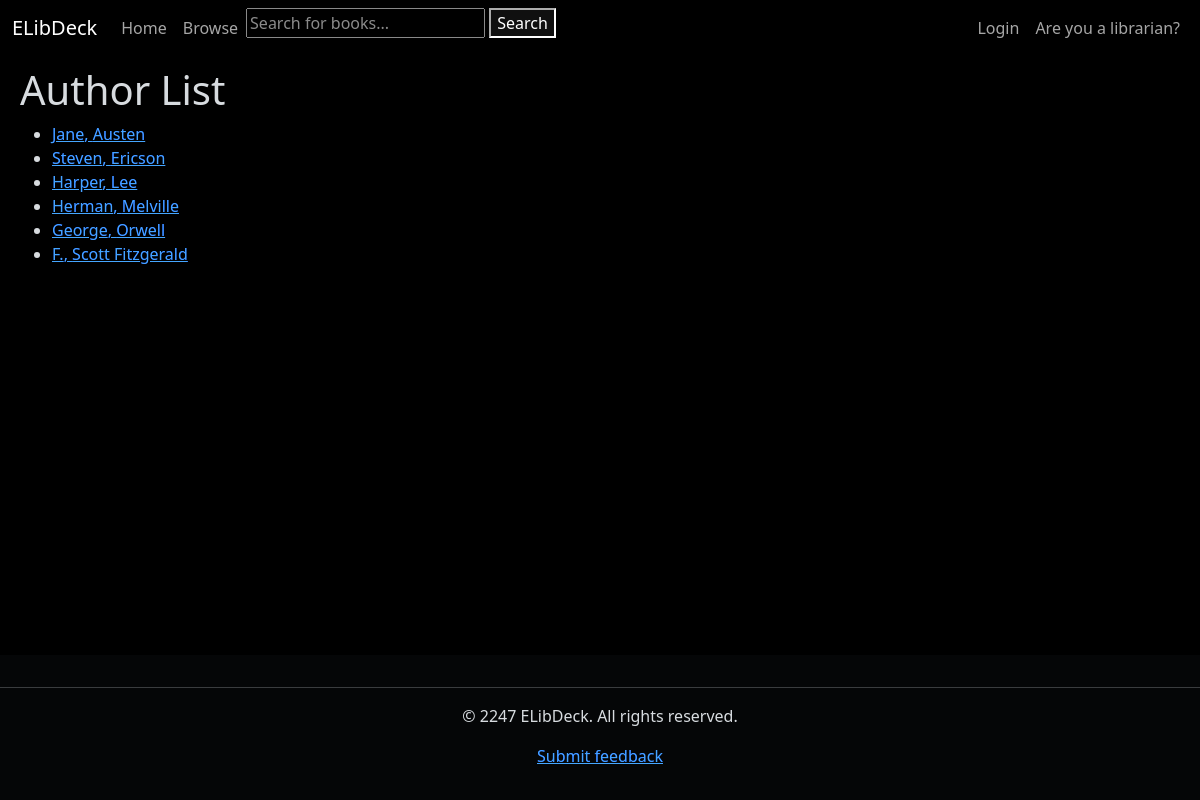
Screenshot of /authors/ with the database file from the repository.
### books_catalog/models.py (models this page shows, shortened)
class Author(models.Model):
    first_name = models.CharField(max_length=100)
    last_name = models.CharField(max_length=100)
    date_of_birth = models.DateField(null=True, blank=True)
    date_of_death = models.DateField('Died', null=True, blank=True)
    class Meta:
        ordering = ['last_name', 'first_name']
    def get_absolute_url(self):
        return reverse('books_catalog:author-detail', args=[str(self.id)])

### books_catalog/views.py (the view)
# urls.py: path('authors/', views.AuthorListView.as_view(), name='authors'),
class AuthorListView(generic.ListView):
    model = Author
    template_name = 'books_catalog/author_list.html'
    paginate_by = 10

### books_catalog/templates/books_catalog/author_list.html
{% extends 'generic.html' %}
{% block content %}
<h1>Author List</h1>
{% if author_list %}
<ul>
    {% for author in author_list %}
    <li>
        <a href="{{ author.get_absolute_url }}">{{ author.first_name }}, {{ author.last_name }}</a>
    </li>
    {% endfor %}
</ul>
{% else %}
<p>There are no books in the library.</p>
{% endif %}
{% endblock %}

### templates/generic.html (style rules this page uses)
html { filter: invert(1) hue-rotate(180deg); }

### rows the page displays
Author: first_name "Jane", last_name "Austen"
Author: first_name "Steven", last_name "Ericson"
Author: first_name "Harper", last_name "Lee"
Author: first_name "Herman", last_name "Melville"
Author: first_name "George", last_name "Orwell"
Author: first_name "F.", last_name "Scott Fitzgerald"
